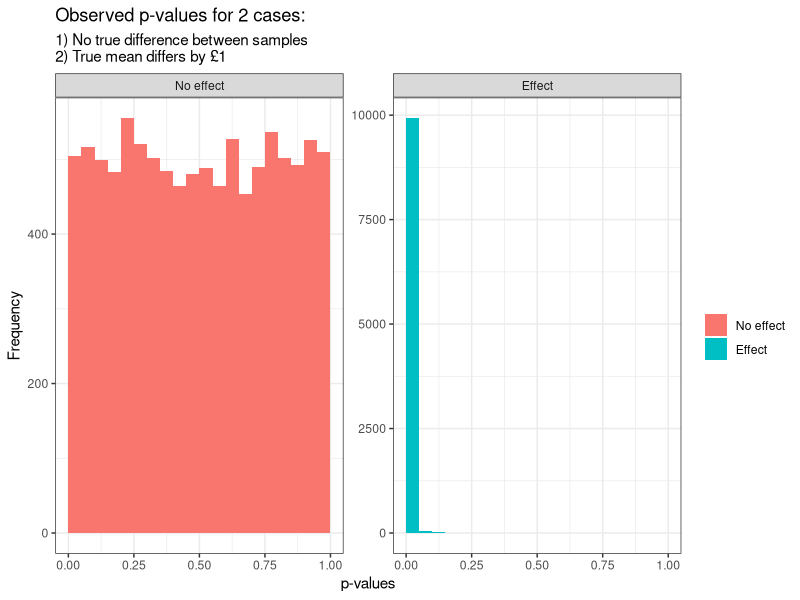
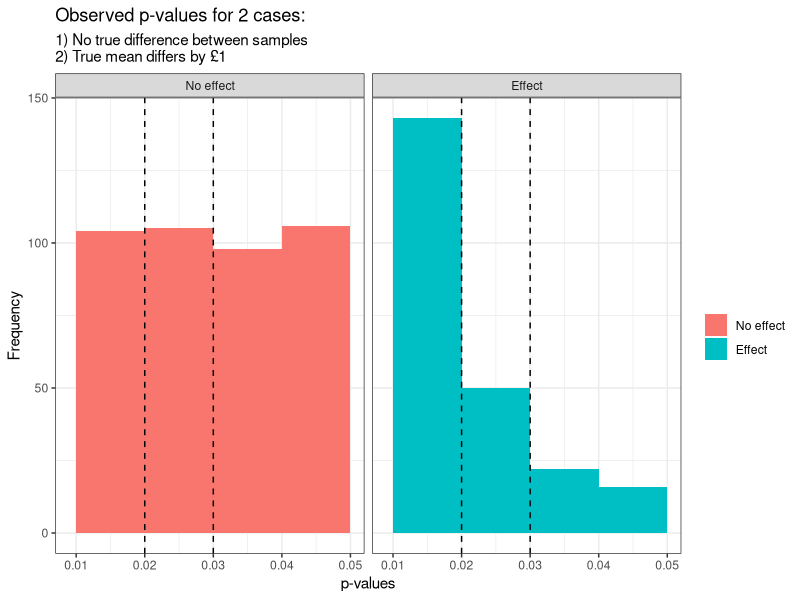

R code for these plots, in order:
## ---- chunk 1
library(data.table)
library(dplyr)
library(ggplot2)

knitr::opts_chunk$set(collapse = TRUE, echo = TRUE)
## ---- chunk 2
set.seed(23)
# Each sample group should have 4000 participants
n <- 4000
# The old website has a mean basket value of £60
mu_original <- 60
# Case 1) The new website has a mean basket value of £60
mu_case1 <- 60
# Case 2) The new website has a mean basket value of £60
mu_case2 <- 61
# Let's assume the average basket value has a standard deviation of 10 in any
# case
sd <- 10

# We run both simulations 10000 times and record the p-values for each
sims <- 10000
p_vals_effect <- numeric(sims)
p_vals_no_effect <- numeric(sims)

for(i in 1:sims){
    # We draw 4000 random samples from each of the 3 situations
    x1 <- rnorm(n = n, mean = mu_original, sd = sd)
    x2 <- rnorm(n = n, mean = mu_case1, sd = sd)
    y <- rnorm(n = n, mean = mu_case2, sd = sd)
    # We observe the p-values of a t-test in both cases:
    # 1) Old vs case 1)
    # 2) Old vs case 2)
    p_vals_effect[i] <- t.test(x1, y)$p.value
    p_vals_no_effect[i] <- t.test(x1, x2)$p.value
}

p_vals <- data.table(
    rownum = 1:sims,
    "Effect" = p_vals_effect,
    "No effect" = p_vals_no_effect
)
plot_p_vals <- melt(p_vals, id="rownum")
plot_p_vals[, variable := factor(variable, levels=c("No effect", "Effect"))]

g <- ggplot(plot_p_vals, aes(x=value, fill=variable))  +
    theme_bw() +
    labs(
        x="p-values", y="Frequency", fill="",
        title="Observed p-values for 2 cases:",
        subtitle=paste0(
            "1) No true difference between samples",
            "\n2) True mean differs by £1"
        )
    )
g + geom_histogram(boundary=0, binwidth = 0.05, position="identity") +
    facet_wrap(~variable, scales = "free_y")
## ---- chunk 3
g + xlim(0.009, 0.05) + geom_histogram(
    boundary=0, binwidth = 0.01, position="dodge"
) + facet_wrap(~variable) +
    geom_vline(xintercept=0.02, linetype="dashed")+
    geom_vline(xintercept=0.03, linetype="dashed")
